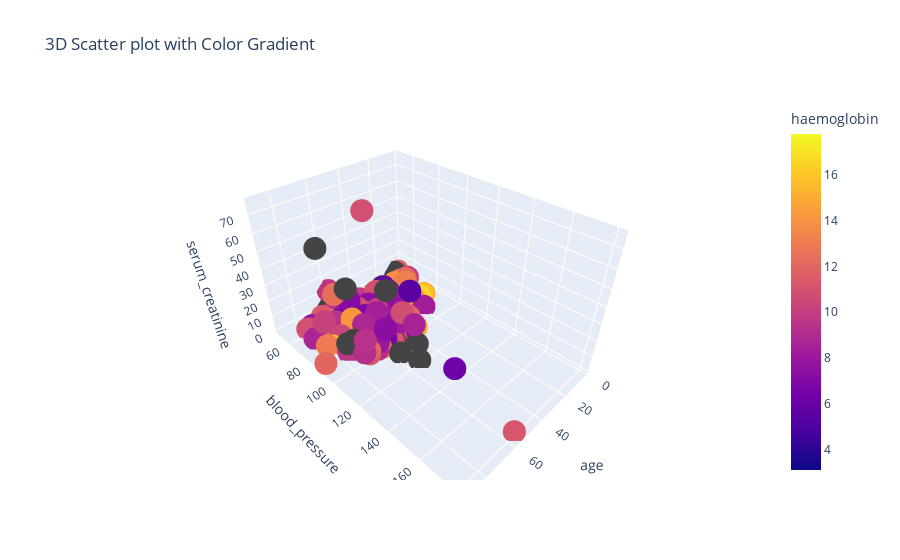

The notebook cell this image was saved under:
### Code cell
fig = px.scatter_3d(df,x='age',y='blood_pressure',z='serum_creatinine',color='haemoglobin',title='3D Scatter plot with Color Gradient')

fig.show()

### Figure 1 — Plotly figure (JSON) as saved in the notebook; plotly's stock layout.template omitted (floating-point values rounded to 4 significant figures; data arrays with more than 128 entries replaced by an {"elided": "..."} marker saying what was removed)
{"data": [{"hovertemplate": "age=%{x}<br>blood_pressure=%{y}<br>serum_creatinine=%{z}<br>haemoglobin=%{marker.color}<extra></extra>", "legendgroup": "", "marker": {"color": {"elided": "400 float values"}, "coloraxis": "coloraxis", "symbol": "circle"}, "mode": "markers", "name": "", "scene": "scene", "showlegend": false, "type": "scatter3d", "x": {"elided": "400 int values"}, "y": {"elided": "400 int values"}, "z": {"elided": "400 float values"}}], "layout": {"coloraxis": {"colorbar": {"title": {"text": "haemoglobin"}}, "colorscale": [[0, "#0d0887"], [0.1111, "#46039f"], [0.2222, "#7201a8"], [0.3333, "#9c179e"], [0.4444, "#bd3786"], [0.5556, "#d8576b"], [0.6667, "#ed7953"], [0.7778, "#fb9f3a"], [0.8889, "#fdca26"], [1, "#f0f921"]]}, "legend": {"tracegroupgap": 0}, "scene": {"domain": {"x": [0, 1], "y": [0, 1]}, "xaxis": {"title": {"text": "age"}}, "yaxis": {"title": {"text": "blood_pressure"}}, "zaxis": {"title": {"text": "serum_creatinine"}}}, "title": {"text": "3D Scatter plot with Color Gradient"}}}
